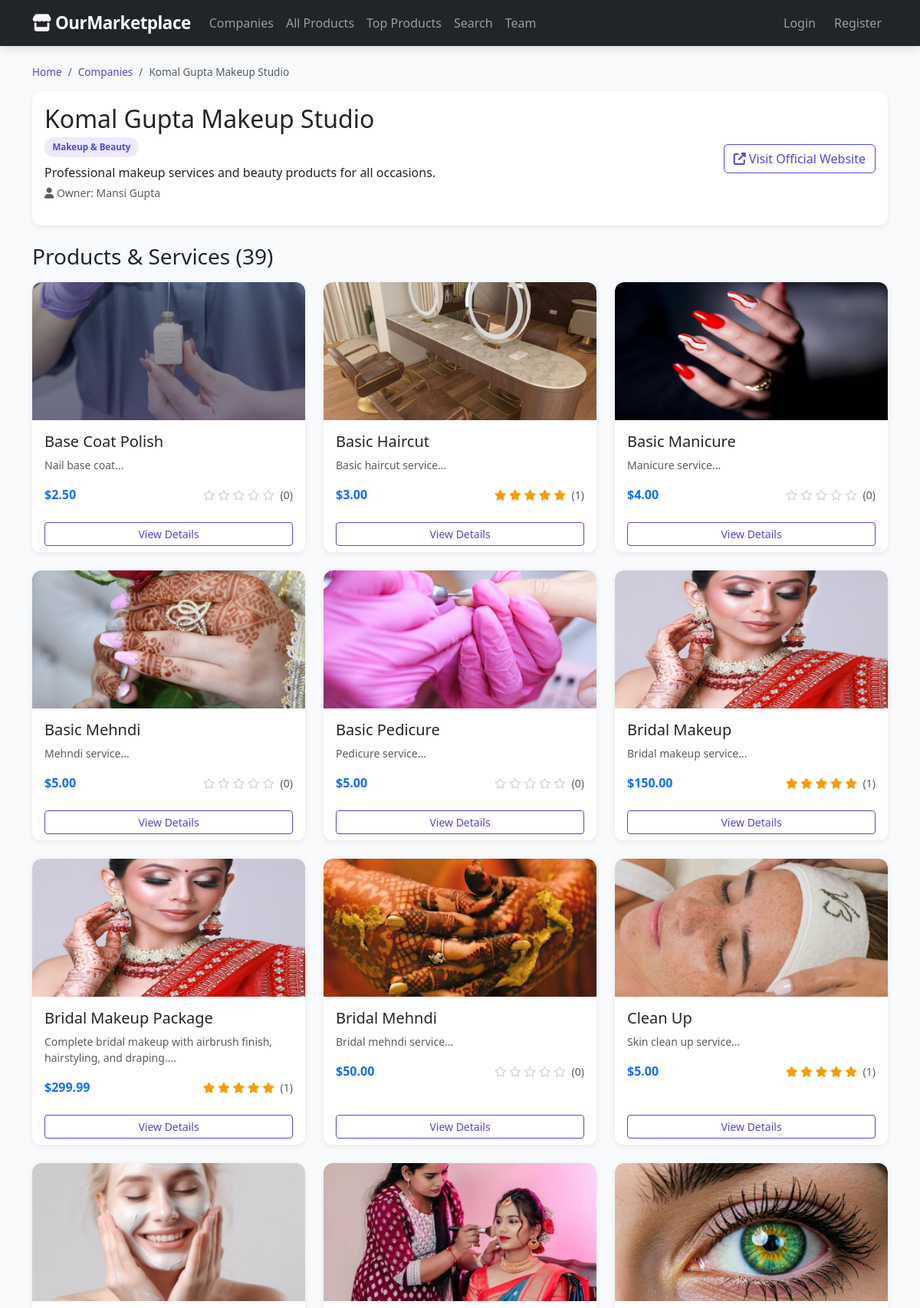
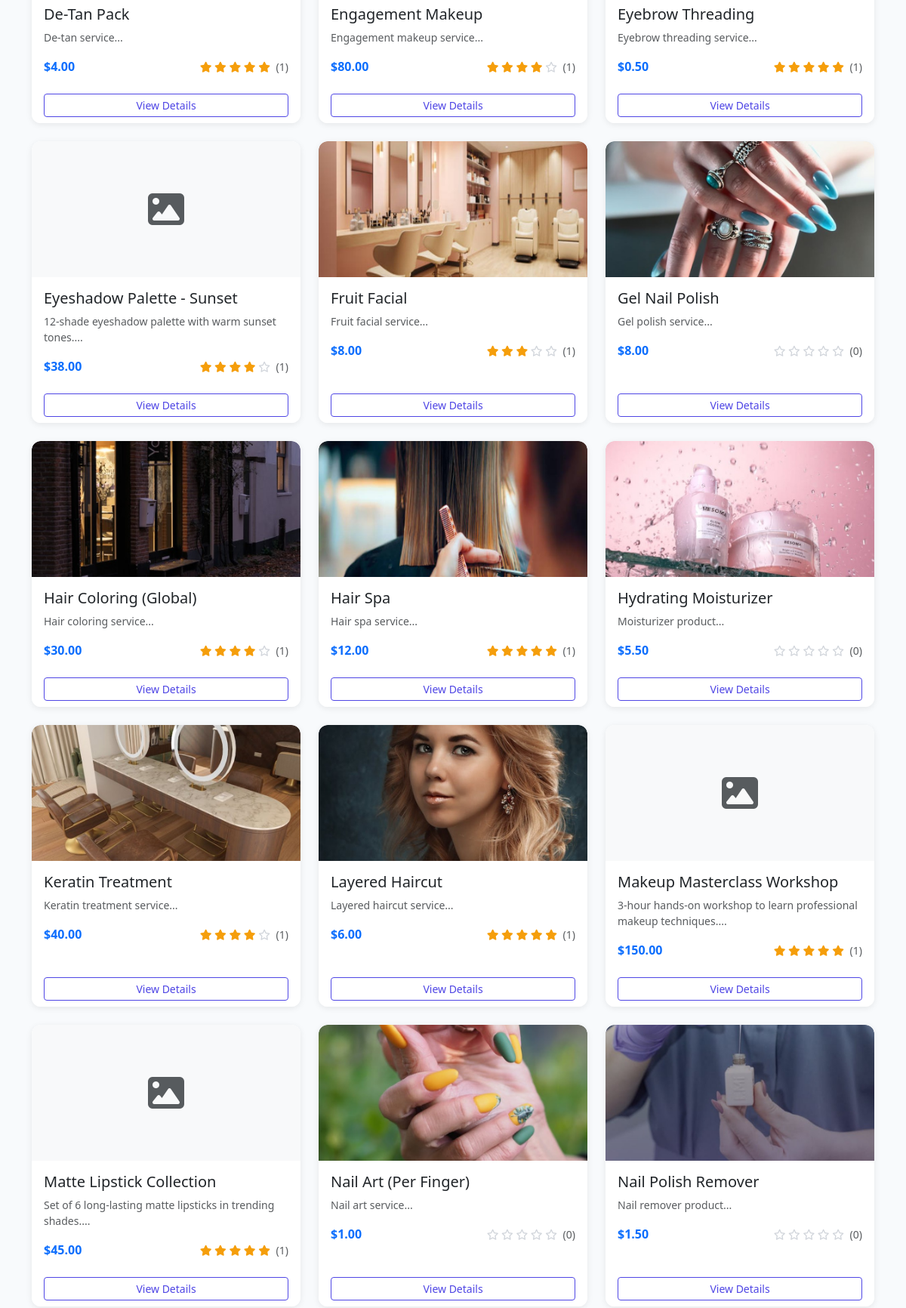
The page /companies/view.php?id=1 (upper part) on the database its author committed (2 pictures, top to bottom).
### tables this page shows
CREATE TABLE companies (
    id INT AUTO_INCREMENT PRIMARY KEY,
    name VARCHAR(100) NOT NULL,
    slug VARCHAR(50) UNIQUE NOT NULL,
    description TEXT,
    owner_name VARCHAR(100),
    website_url VARCHAR(255),
    logo_url VARCHAR(255),
    category VARCHAR(50),
    created_at TIMESTAMP DEFAULT CURRENT_TIMESTAMP
);

CREATE TABLE products (
    id INT AUTO_INCREMENT PRIMARY KEY,
    company_id INT NOT NULL,
    name VARCHAR(150) NOT NULL,
    description TEXT,
    price DECIMAL(10,2),
    image_url VARCHAR(255),
    category VARCHAR(50),
    created_at TIMESTAMP DEFAULT CURRENT_TIMESTAMP,
    FOREIGN KEY (company_id) REFERENCES companies(id) ON DELETE CASCADE
);

### config/database.php (called while the page is built, shortened)
<?php
function baseUrl($path = '') {
    return BASE_URL . $path;
}

### includes/product_image.php (called while the page is built, shortened)
<?php
function productImageForDisplay(?string $imageUrl): array
{
    $imageUrl = trim((string) $imageUrl);
    $localPath = __DIR__ . '/../' . ltrim($imageUrl, '/');
    if (is_file($localPath)) {
        return [true, baseUrl('/' . ltrim($imageUrl, '/'))];
    }
    return [false, ''];
}

### companies/view.php (the view, shortened to what this page needs)
<?php
require_once __DIR__ . '/../config/database.php';
$conn = getDBConnection();
$company_id = intval($_GET['id'] ?? 0);
$stmt = $conn->prepare("SELECT * FROM companies WHERE id = ?");
$stmt->bind_param("i", $company_id);
$stmt->execute();
$company = $stmt->get_result()->fetch_assoc();
$products = [];
$stmt = $conn->prepare("
    SELECT p.*,
           COALESCE(AVG(r.rating), 0) AS avg_rating,
           COUNT(r.id) AS review_count
    FROM products p
    LEFT JOIN reviews r ON r.product_id = p.id
    WHERE p.company_id = ?
    GROUP BY p.id
    ORDER BY p.name
");
$stmt->bind_param("i", $company_id);
$stmt->execute();
$result = $stmt->get_result();
while ($row = $result->fetch_assoc()) {
    $products[] = $row;
}
require_once __DIR__ . '/../includes/header.php';
?>
<nav aria-label="breadcrumb" class="mb-3">
    <ol class="breadcrumb">
        <li class="breadcrumb-item"><a href="<?php echo baseUrl('/index.php'); ?>">Home</a></li>
        <li class="breadcrumb-item"><a href="<?php echo baseUrl('/companies/index.php'); ?>">Companies</a></li>
        <li class="breadcrumb-item active"><?php echo htmlspecialchars($company['name']); ?></li>
    </ol>
</nav>
<div class="card mb-4">
    <div class="card-body">
        <div class="row align-items-center">
            <div class="col-md-8">
                <h2 class="mb-1"><?php echo htmlspecialchars($company['name']); ?></h2>
                <span class="badge-category"><?php echo htmlspecialchars($company['category']); ?></span>
                <p class="mt-2 mb-1"><?php echo htmlspecialchars($company['description']); ?></p>
                <p class="text-muted small">
                    <i class="fas fa-user"></i> Owner: <?php echo htmlspecialchars($company['owner_name']); ?>
                </p>
            </div>
            <div class="col-md-4 text-md-end">
                <?php if (!empty($company['website_url'])): ?>
                <a href="<?php echo htmlspecialchars($company['website_url']); ?>" target="_blank" class="btn btn-outline-primary">
                    <i class="fas fa-external-link-alt"></i> Visit Official Website
                </a>
                <?php endif; ?>
            </div>
        </div>
    </div>
</div>
<h3 class="mb-3">Products & Services (<?php echo count($products); ?>)</h3>
<div class="row g-4">
    <?php if (count($products) > 0): ?>
        <?php foreach ($products as $product): ?>
        <div class="col-md-6 col-lg-4">
            <div class="card h-100">
                <?php
                [$showProductImg, $productImgSrc] = productImageForDisplay($product['image_url'] ?? '');
                ?>
                <?php if ($showProductImg): ?>
                    <img src="<?php echo htmlspecialchars($productImgSrc); ?>" class="card-img-top" alt="<?php echo htmlspecialchars($product['name']); ?>" style="height:180px;object-fit:cover;">
                <?php else: ?>
                    <div class="card-img-top d-flex align-items-center justify-content-center bg-light" style="height:180px;">
                        <i class="fas fa-image fa-3x text-muted"></i>
                    </div>
                <?php endif; ?>
                <div class="card-body">
                    <h5 class="card-title"><?php echo htmlspecialchars($product['name']); ?></h5>
                    <p class="card-text text-muted small">
                        <?php echo htmlspecialchars(substr($product['description'], 0, 100)); ?>...
                    </p>
                    <div class="d-flex justify-content-between align-items-center">
                        <span class="fw-bold text-primary">$<?php echo number_format($product['price'], 2); ?></span>
                        <div class="stars small">
                            <?php
                            $avg = round($product['avg_rating'], 1);
                            for ($i = 1; $i <= 5; $i++):
                                if ($i <= $avg):
                            ?>
                                <i class="fas fa-star"></i>
                            <?php elseif ($i - 0.5 <= $avg): ?>
                                <i class="fas fa-star-half-alt"></i>
                            <?php else: ?>
                                <i class="far fa-star empty"></i>
                            <?php endif; endfor; ?>
                            <span class="text-muted ms-1">(<?php echo $product['review_count']; ?>)</span>
                        </div>
                    </div>
                </div>
                <div class="card-footer bg-white border-0">
                    <a href="<?php echo baseUrl('/products/view.php?id=' . (int)$product['id']); ?>" class="btn btn-outline-primary btn-sm w-100">
                        View Details
                    </a>
                </div>
            </div>
        </div>
        <?php endforeach; ?>
    <?php else: ?>
        <div class="col-12">
            <div class="alert alert-info">No products found for this company.</div>
        </div>
    <?php endif; ?>
</div>
<?php
require_once __DIR__ . '/../includes/footer.php';
?>

### assets/css/style.css (style rules this page uses)
:root { --primary: #4f46e5; --primary-light: #6366f1; --primary-dark: #3730a3; --secondary: #f59e0b; --dark: #1e293b; --light-bg: #f8fafc; --card-shadow: 0 2px 8px rgba(0,0,0,0.08); --card-hover-shadow: 0 8px 24px rgba(0,0,0,0.12); }
body { font-family: 'Segoe UI', Tahoma, Geneva, Verdana, sans-serif; background-color: var(--light-bg); min-height: 100vh; display: flex; flex-direction: column; }
.card { border: none; box-shadow: var(--card-shadow); transition: transform 0.2s ease, box-shadow 0.2s ease; border-radius: 0.75rem; overflow: hidden; }
.card-img-top { border-radius: 0.75rem 0.75rem 0 0; height: 200px; object-fit: cover; background-color: #e2e8f0; }
.card-footer { border-top: 1px solid #f1f5f9; }
.stars { color: var(--secondary); }
.stars .empty { color: #d1d5db; }
.badge-category { background-color: #ede9fe; color: var(--primary); font-size: 0.72rem; font-weight: 600; padding: 0.3rem 0.65rem; border-radius: 1rem; display: inline-block; }
.breadcrumb { background: transparent; padding: 0; font-size: 0.85rem; }
.breadcrumb-item a { color: var(--primary); text-decoration: none; }
.btn-outline-primary { color: var(--primary); border-color: var(--primary); }

### rows shown on the page
companies: name "Komal Gupta Makeup Studio", category "Makeup & Beauty", description "Professional makeup services and beauty products for all occasions.", owner_name "Mansi Gupta"
products: name "Base Coat Polish", description "Nail base coat", price "2.50", review_count "0"
products: name "Basic Haircut", description "Basic haircut service", price "3.00", review_count "1"
products: shows a picture, name "Basic Manicure", description "Manicure service", price "4.00", review_count "0"
products: shows a picture, name "Basic Mehndi", description "Mehndi service", price "5.00", review_count "0"
products: shows a picture, name "Basic Pedicure", description "Pedicure service", price "5.00", review_count "0"
products: name "Bridal Makeup", description "Bridal makeup service", price "150.00", review_count "1"
products: name "Bridal Makeup Package", description "Complete bridal makeup with airbrush finish, hairstyling, and draping.", price "299.99", review_count "1"
products: shows a picture, name "Bridal Mehndi", description "Bridal mehndi service", price "50.00", review_count "0"
products: shows a picture, name "Clean Up", description "Skin clean up service", price "5.00", review_count "1"
products: shows a picture, name "De-Tan Pack", description "De-tan service", price "4.00", review_count "1"
products: shows a picture, name "Engagement Makeup", description "Engagement makeup service", price "80.00", review_count "1"
products: shows a picture, name "Eyebrow Threading", description "Eyebrow threading service", price "0.50", review_count "1"
products: name "Eyeshadow Palette - Sunset", description "12-shade eyeshadow palette with warm sunset tones.", price "38.00", review_count "1"
products: shows a picture, name "Fruit Facial", description "Fruit facial service", price "8.00", review_count "1"
products: shows a picture, name "Gel Nail Polish", description "Gel polish service", price "8.00", review_count "0"
products: shows a picture, name "Hair Coloring (Global)", description "Hair coloring service", price "30.00", review_count "1"
products: shows a picture, name "Hair Spa", description "Hair spa service", price "12.00", review_count "1"
products: shows a picture, name "Hydrating Moisturizer", description "Moisturizer product", price "5.50", review_count "0"
products: name "Keratin Treatment", description "Keratin treatment service", price "40.00", review_count "1"
products: shows a picture, name "Layered Haircut", description "Layered haircut service", price "6.00", review_count "1"
products: name "Makeup Masterclass Workshop", description "3-hour hands-on workshop to learn professional makeup techniques.", price "150.00", review_count "1"
products: name "Matte Lipstick Collection", description "Set of 6 long-lasting matte lipsticks in trending shades.", price "45.00", review_count "1"
products: shows a picture, name "Nail Art (Per Finger)", description "Nail art service", price "1.00", review_count "0"
products: name "Nail Polish Remover", description "Nail remover product", price "1.50", review_count "0"

### other values the page prints
count($products) "39"
